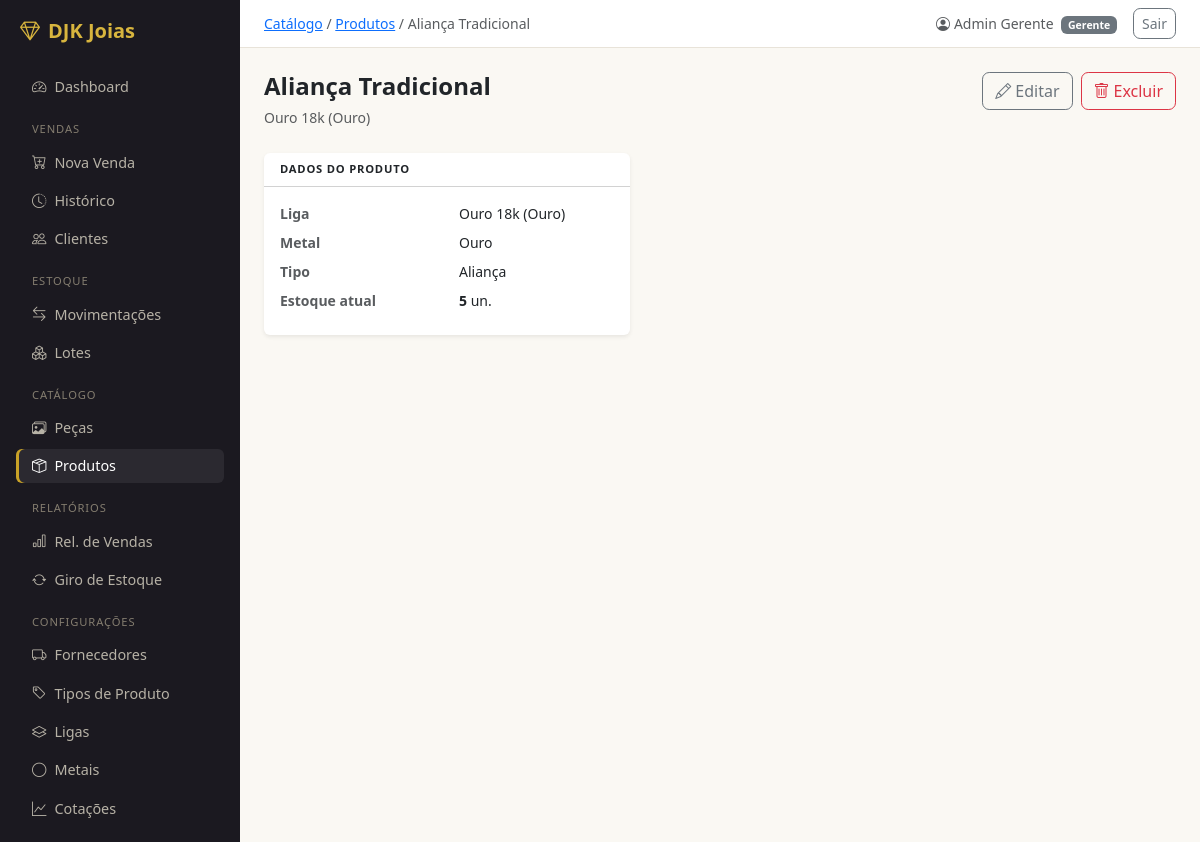
Screenshot of /catalogo/produtos/4/ (signed in) with the database file from the repository.
### catalogo/models.py (models this page shows, shortened)
class Produto(models.Model):
    nome      = models.CharField(max_length=150, db_index=True)
    descricao = models.TextField(blank=True)
    tipo      = models.ForeignKey(TipoProduto, on_delete=models.PROTECT, null=True, blank=True, related_name='produtos')
    liga      = models.ForeignKey(Liga, on_delete=models.PROTECT, null=True, blank=True, related_name='produtos')
    criado_em     = models.DateTimeField(auto_now_add=True)
    atualizado_em = models.DateTimeField(auto_now=True)
    class Meta:
        verbose_name        = 'Produto'
        verbose_name_plural = 'Produtos'
        ordering            = ['nome']
    @property
    def estoque_atual(self):
        return self.pecas.filter(status=Peca.Status.DISPONIVEL).count()

class Liga(models.Model):
    nome   = models.CharField(max_length=50, unique=True)
    metal  = models.ForeignKey(Metal, on_delete=models.PROTECT, related_name='ligas')
    pureza = models.DecimalField(
        max_digits=6, decimal_places=5,
        validators=[MinValueValidator(Decimal('0.00001')), MaxValueValidator(Decimal('1.0'))],
        help_text='Fração pura do metal. Ex: 0.75000 para Ouro 18k',
    )
    class Meta:
        verbose_name        = 'Liga'
        verbose_name_plural = 'Ligas'
        ordering            = ['metal', 'nome']
    def __str__(self):
        return f'{self.nome} ({self.metal})'

class Metal(models.Model):
    nome    = models.CharField(max_length=50, unique=True)
    simbolo = models.CharField(max_length=10, unique=True, help_text='Símbolo da API. Ex: XAU, XAG')
    class Meta:
        verbose_name        = 'Metal'
        verbose_name_plural = 'Metais'
        ordering            = ['nome']
    def __str__(self):
        return self.nome

class TipoProduto(models.Model):
    nome = models.CharField(max_length=50, unique=True)
    class Meta:
        verbose_name        = 'Tipo de Produto'
        verbose_name_plural = 'Tipos de Produto'
        ordering            = ['nome']
    def __str__(self):
        return self.nome

### usuarios/models.py (models this page shows, shortened)
class Usuario(AbstractUser):
    class Perfil(models.TextChoices):
        GERENTE  = 'GER', 'Gerente'
        VENDEDOR = 'VEN', 'Vendedor'
    perfil    = models.CharField(max_length=3, choices=Perfil.choices, default=Perfil.VENDEDOR)
    telefone  = models.CharField(max_length=20, blank=True)
    criado_em = models.DateTimeField(auto_now_add=True)
    class Meta:
        verbose_name        = 'Usuário'
        verbose_name_plural = 'Usuários'
        ordering            = ['first_name', 'last_name']
    @property
    def is_gerente(self):
        return self.perfil == self.Perfil.GERENTE

### catalogo/views.py (the view)
# urls.py: path('produtos/<int:pk>/',         views.ProdutoDetailView.as_view(), name='produto_detail'),
class ProdutoDetailView(LoginRequiredMixin, DetailView):
    model               = Produto
    template_name       = 'catalogo/produto_detail.html'
    context_object_name = 'produto'
    queryset            = Produto.objects.select_related('liga__metal', 'tipo')

### templates/catalogo/produto_detail.html (shortened to what this page needs)
{% extends 'base.html' %}
{% block breadcrumb %}<a href="{% url 'catalogo:peca_list' %}">Catálogo</a> / <a href="{% url 'catalogo:produto_list' %}">Produtos</a> / {{ produto.nome }}{% endblock %}
{% block content %}
<div class="d-flex align-items-start justify-content-between mb-4">
  <div>
    <h4 class="fw-semibold mb-1">{{ produto.nome }}</h4>
    <span class="text-muted small">{{ produto.liga }}</span>
  </div>
  {% if user.is_gerente %}
  <div class="d-flex gap-2">
    <a href="{% url 'catalogo:produto_update' produto.pk %}" class="btn btn-outline-secondary">
      <i class="bi bi-pencil me-1"></i>Editar
    </a>
    <a href="{% url 'catalogo:produto_delete' produto.pk %}" class="btn btn-outline-danger">
      <i class="bi bi-trash me-1"></i>Excluir
    </a>
  </div>
  {% endif %}
</div>
<div class="row g-4">
  <div class="col-md-5">
    <div class="card border-0 shadow-sm">
      <div class="card-header bg-transparent fw-semibold small">Dados do produto</div>
      <div class="card-body">
        <dl class="row small mb-0">
          {% if produto.liga %}
          <dt class="col-6 text-muted">Liga</dt>
          <dd class="col-6">{{ produto.liga }}</dd>
          <dt class="col-6 text-muted">Metal</dt>
          <dd class="col-6">{{ produto.liga.metal }}</dd>
          {% endif %}
          {% if produto.tipo %}
          <dt class="col-6 text-muted">Tipo</dt>
          <dd class="col-6">{{ produto.tipo }}</dd>
          {% endif %}
          <dt class="col-6 text-muted">Estoque atual</dt>
          <dd class="col-6">
            {% with estoque=produto.estoque_atual %}
            {% if estoque == 0 %}
            <span class="badge bg-danger">Zerado</span>
            {% else %}
            <strong>{{ estoque }}</strong> un.
            {% endif %}
            {% endwith %}
          </dd>
        </dl>
      </div>
    </div>
  </div>
</div>
{% endblock %}

### templates/base.html (shortened to what this page needs)
<!DOCTYPE html>
<html lang="pt-br">
<head>
  <link href="https://cdn.jsdelivr.net/npm/bootstrap@5.3.3/dist/css/bootstrap.min.css" rel="stylesheet">
  <link href="https://cdn.jsdelivr.net/npm/bootstrap-icons@1.11.3/font/bootstrap-icons.min.css" rel="stylesheet">
</head>
<body>
<div class="d-flex">
  <nav id="sidebar" class="p-3">
    <div class="text-white fw-bold fs-5 mb-4 px-1">
      <i class="bi bi-gem me-2"></i>DJK Joias
    </div>
    <ul class="nav flex-column gap-1">
      <li><a href="{% url 'dashboard:index' %}" class="nav-link {% if request.resolver_match.app_name == 'dashboard' %}active{% endif %}">
        <i class="bi bi-speedometer2 me-2"></i>Dashboard
      </a></li>
      <li class="sidebar-section">Vendas</li>
      <li><a href="{% url 'vendas:venda_create' %}" class="nav-link {% if request.resolver_match.url_name == 'venda_create' %}active{% endif %}">
        <i class="bi bi-cart-plus me-2"></i>Nova Venda
      </a></li>
      <li><a href="{% url 'vendas:venda_list' %}" class="nav-link {% if request.resolver_match.url_name == 'venda_list' or request.resolver_match.url_name == 'venda_detail' %}active{% endif %}">
        <i class="bi bi-clock-history me-2"></i>Histórico
      </a></li>
      <li><a href="{% url 'vendas:cliente_list' %}" class="nav-link {% if request.resolver_match.url_name|slice:':7' == 'cliente' %}active{% endif %}">
        <i class="bi bi-people me-2"></i>Clientes
      </a></li>
      <li class="sidebar-section">Estoque</li>
      <li><a href="{% url 'estoque:movimentacao_list' %}" class="nav-link {% if request.resolver_match.url_name == 'movimentacao_list' or request.resolver_match.url_name == 'movimentacao_create' %}active{% endif %}">
        <i class="bi bi-arrow-left-right me-2"></i>Movimentações
      </a></li>
      <li><a href="{% url 'estoque:lote_list' %}" class="nav-link {% if request.resolver_match.url_name|slice:':4' == 'lote' %}active{% endif %}">
        <i class="bi bi-boxes me-2"></i>Lotes
      </a></li>
      <li class="sidebar-section">Catálogo</li>
      <li><a href="{% url 'catalogo:peca_list' %}" class="nav-link {% if request.resolver_match.url_name|slice:':4' == 'peca' %}active{% endif %}">
        <i class="bi bi-images me-2"></i>Peças
      </a></li>
      <li><a href="{% url 'catalogo:produto_list' %}" class="nav-link {% if request.resolver_match.url_name|slice:':7' == 'produto' %}active{% endif %}">
        <i class="bi bi-box-seam me-2"></i>Produtos
      </a></li>
      {% if user.is_gerente %}
      <li class="sidebar-section">Relatórios</li>
      <li><a href="{% url 'relatorios:vendas' %}" class="nav-link {% if request.resolver_match.url_name == 'vendas' and request.resolver_match.app_name == 'relatorios' %}active{% endif %}">
        <i class="bi bi-bar-chart me-2"></i>Rel. de Vendas
      </a></li>
      <li><a href="{% url 'relatorios:giro' %}" class="nav-link {% if request.resolver_match.url_name == 'giro' %}active{% endif %}">
        <i class="bi bi-arrow-repeat me-2"></i>Giro de Estoque
      </a></li>
      <li class="sidebar-section">Configurações</li>
      <li><a href="{% url 'vendas:fornecedor_list' %}" class="nav-link {% if request.resolver_match.url_name|slice:':10' == 'fornecedor' %}active{% endif %}">
        <i class="bi bi-truck me-2"></i>Fornecedores
      </a></li>
      <li><a href="{% url 'catalogo:tipo_produto_list' %}" class="nav-link {% if request.resolver_match.url_name|slice:':4' == 'tipo' %}active{% endif %}">
        <i class="bi bi-tag me-2"></i>Tipos de Produto
      </a></li>
      <li><a href="{% url 'catalogo:liga_list' %}" class="nav-link {% if request.resolver_match.url_name|slice:':4' == 'liga' %}active{% endif %}">
        <i class="bi bi-layers me-2"></i>Ligas
      </a></li>
      <li><a href="{% url 'catalogo:metal_list' %}" class="nav-link {% if request.resolver_match.url_name|slice:':5' == 'metal' %}active{% endif %}">
        <i class="bi bi-circle me-2"></i>Metais
      </a></li>
      <li><a href="{% url 'catalogo:cotacao_list' %}" class="nav-link {% if request.resolver_match.url_name == 'cotacao_list' %}active{% endif %}">
        <i class="bi bi-graph-up me-2"></i>Cotações
      </a></li>
      {% endif %}
    </ul>
  </nav>
  <div id="main" class="d-flex flex-column">
    <div class="topbar px-4 py-2 d-flex align-items-center justify-content-between">
      <span class="text-muted small">{% block breadcrumb %}{% endblock %}</span>
      <div class="d-flex align-items-center gap-3">
        <span class="small text-muted">
          <i class="bi bi-person-circle me-1"></i>{{ user.get_full_name|default:user.username }}
          <span class="badge bg-secondary ms-1">{{ user.get_perfil_display }}</span>
        </span>
        <form method="post" action="{% url 'logout' %}" class="m-0">
          <button type="submit" class="btn btn-sm btn-outline-secondary">Sair</button>
        </form>
      </div>
    </div>
    <main class="p-4 flex-grow-1">
      {% block content %}{% endblock %}
    </main>
  </div>
</div>
{% load static %}
</body>
</html>

### templates/base.html (style rules this page uses)
:root { --onyx: #1b1920; --onyx-2: #2a2730; --gold: #c9a227; --gold-dark: #ad8a1f; --gold-soft: #d8b53e; --paper: #faf8f3; }
body { background-color: var(--paper); }
#sidebar { min-height: 100vh; background-color: var(--onyx); width: 240px; flex-shrink: 0; }
#sidebar .navbar-brand, #sidebar .fw-bold { color: var(--gold-soft) !important; }
#sidebar .nav-link { color: #b7b2a6; font-size: 0.9rem; padding: .4rem 1rem; border-radius: 6px; }
#sidebar .nav-link.active { color: #fff; background-color: rgba(255,255,255,.07); box-shadow: inset 3px 0 0 var(--gold); }
#sidebar .sidebar-section { font-size: .7rem; text-transform: uppercase; letter-spacing: .08em; color: #847d6f; padding: .8rem 1rem .2rem; }
#main { flex: 1; min-width: 0; }
.topbar { background: #fff; border-bottom: 1px solid #e8e3d9; }
.btn { border-radius: .45rem; font-weight: 500; }
.card-header { text-transform: uppercase; letter-spacing: .07em; font-size: .7rem !important; font-weight: 600 !important; }

### rows the page displays
Produto: nome "Aliança Tradicional", liga "Ouro 18k (Ouro)", liga.metal "Ouro", tipo "Aliança"
Usuario: get_full_name "Admin Gerente", perfil "Gerente"

### other values shown
{{ estoque }} "5"
